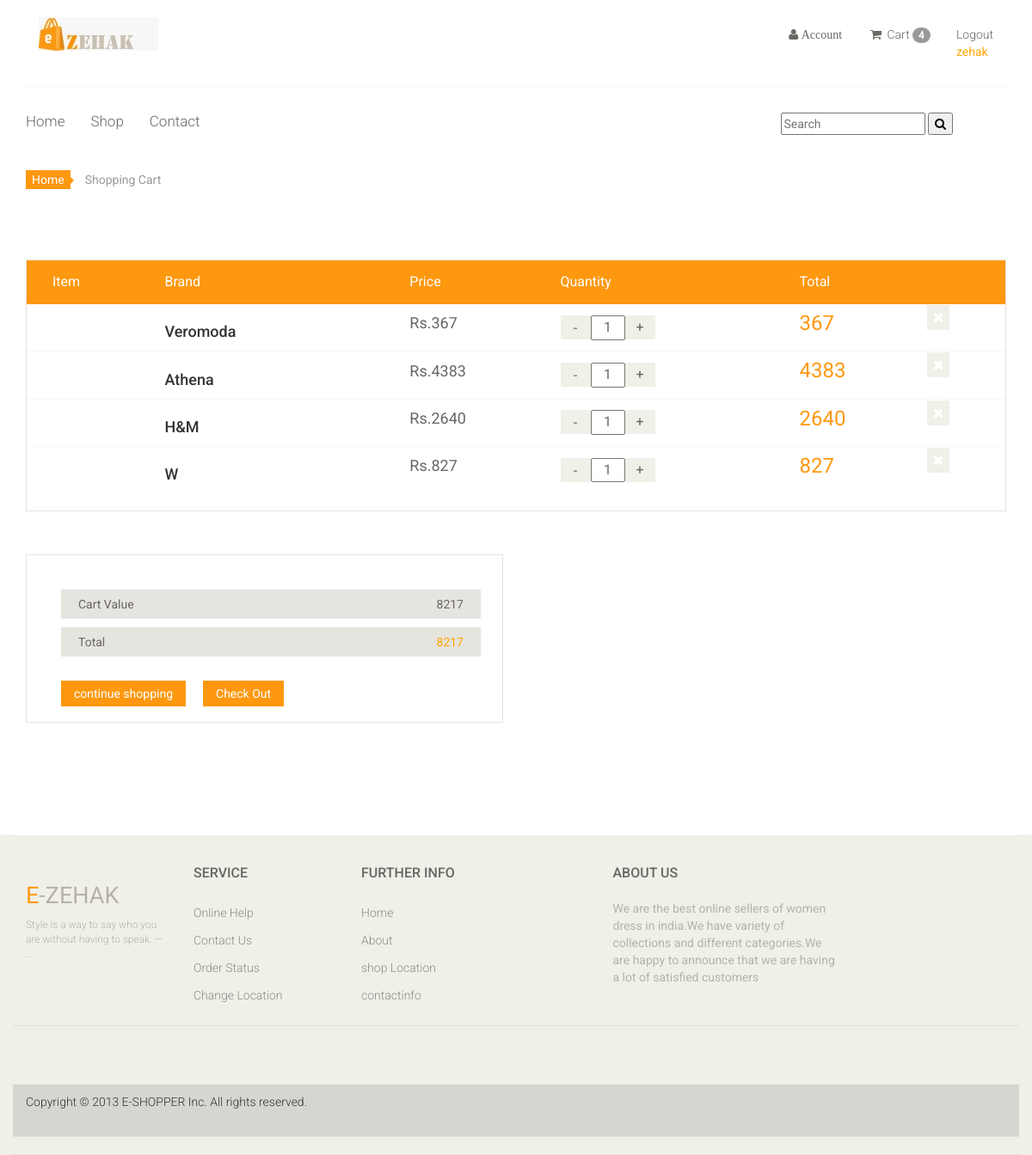
/cart (signed in), run on an earlier commit of the app's database.
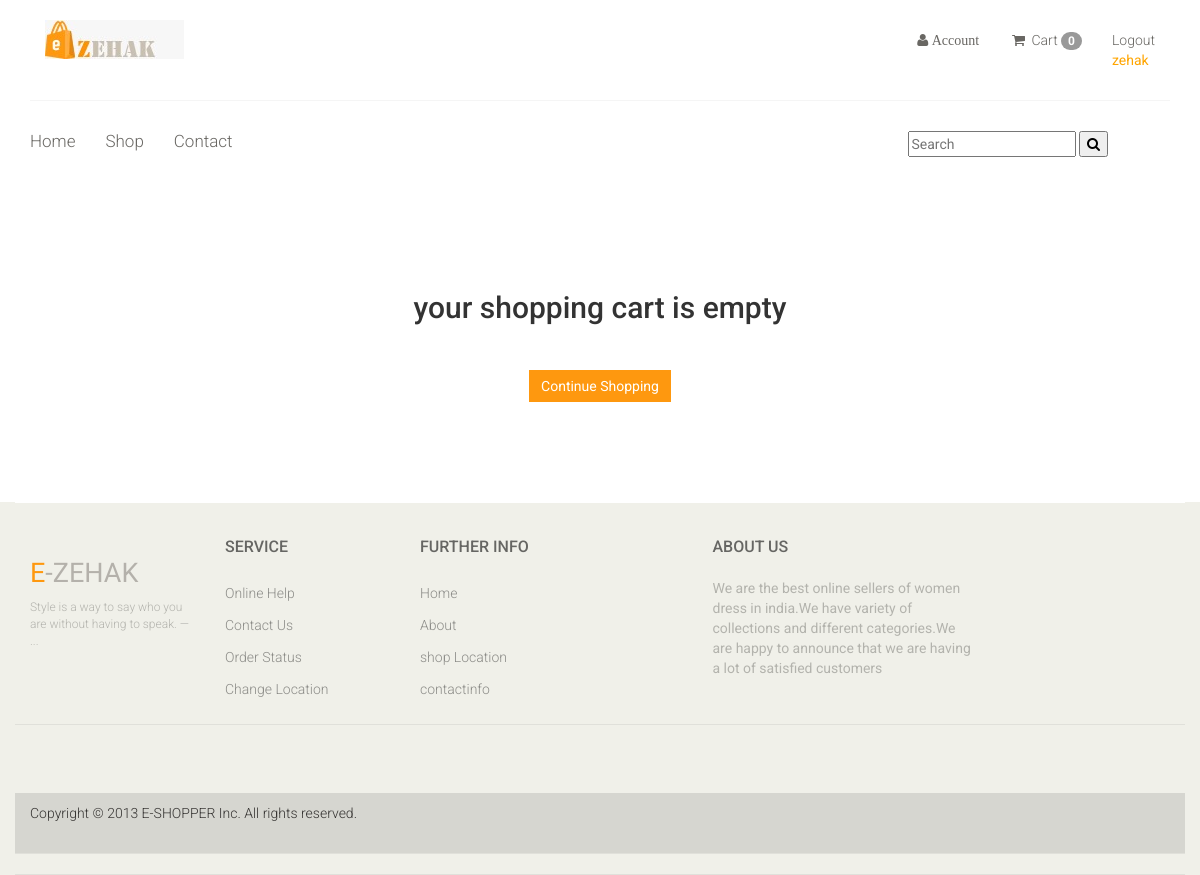
And on a later commit of the database.
### zehak/models.py (models this page shows, shortened)
class CartItem(models.Model):
    user = models.ForeignKey(User ,on_delete=models.CASCADE,null=True)
    product = models.ForeignKey(Product,on_delete=models.CASCADE)
    cart = models.ForeignKey(Cart,on_delete=models.CASCADE,null=True)
    quantity = models.IntegerField()
    is_active = models.BooleanField(default=True)

### week8/models.py (models this page shows, shortened)
class Product(models.Model):
    image1 = models.ImageField(upload_to='photos/productimages')
    image2 = models.ImageField(upload_to='photos/productimages')
    image3 = models.ImageField(upload_to='photos/productimages',blank=True)
    image4 = models.ImageField(upload_to='photos/productimages',blank=True)
    brand = models.CharField(max_length=50)
    productname = models.CharField(max_length=50,unique=True)
    category = models.ForeignKey(Category,on_delete=models.CASCADE)
    price = models.IntegerField()
    offers = models.IntegerField(default=0)
    newprice = models.IntegerField(default=0)
    size = models.ManyToManyField(Size, default='s')
    stock = models.IntegerField()

### zehak/views.py (the view)
# urls.py: path('cart',views.cart,name='cart'),
@never_cache
def cart(request):
    user=request.user
    cart_items=None
    total=0
    quantity=0
    try:
        cart_items = CartItem.objects.filter(user=user, is_active=True)
        for cart_item in cart_items:
            total +=(cart_item.product.newprice * cart_item.quantity)
            sub_total = cart_item.product.newprice * cart_item.quantity
            quantity += cart_item.quantity
    except ObjectDoesNotExist:
        pass
    context ={
        'total' : total,
        'quantity' : quantity,
        'cart_items' : cart_items,
        }
    return render(request,"user/cart.html",context)

### zehak/context_processor.py (called while the page is built)
def counter(request):
    cart_count = 0
    if 'admin' in request.path:
        return {}
    else:
        try:
            cart_items = CartItem.objects.all().filter(user=request.user)
            for cart_item in cart_items:
                cart_count += 1
        except TypeError:
            cart_count = 0
    return dict(cart_count=cart_count)

### templates/user/cart.html (shortened to what the changed rows need)
{% load static %}
<!DOCTYPE html>
<html lang="en">
<head>
    <link href="{% static 'user/css/bootstrap.min.css' %}" rel="stylesheet">
    <link href="{% static 'user/css/font-awesome.min.css' %}" rel="stylesheet">
    <link href="{% static 'user/css/prettyPhoto.css' %}" rel="stylesheet">
    <link href="{% static 'user/css/price-range.css' %}" rel="stylesheet">
    <link href="{% static 'user/css/animate.css' %}" rel="stylesheet">
	<link href="{% static 'user/css/main.css' %}" rel="stylesheet">
	<link href="{% static 'user/css/responsive.css' %}" rel="stylesheet">
</head>
<body>
	<header id="header">
		<div class="header-middle">
			<div class="container">
				<div class="row">
					<div class="col-md-8 clearfix">
						<div class="shop-menu clearfix pull-right">
							<ul class="nav navbar-nav">
								<li><a href="{% url 'cart' %}"><i class="fa fa-shopping-cart"></i> Cart
									<span class='badge badge-warning' id='lblCartCount'>{{ cart_count }}</span>
								</a></li>
							</ul>
						</div>
					</div>
				</div>
			</div>
		</div>
	</header>
	<section id="cart_items">
		<div class="container">
			{% if not cart_items %}
			<h2 class="text-center" style="margin-top: 100px;">your shopping cart is empty</h2>
			<br>
			<div class="text-center" style="margin-bottom: 100px;">
				<a href="{% url 'home' %}" class="btn btn-primary">Continue Shopping</a>
			</div>
			{% else %}
			<div class="breadcrumbs">
				<ol class="breadcrumb">
				  <li><a href="#">Home</a></li>
				  <li class="active">Shopping Cart</li>
				</ol>
			</div>
			<div class="table-responsive cart_info">
				<table class="table table-condensed">
					<thead>
						<tr class="cart_menu">
							<td class="image">Item</td>
							<td class="brand">Brand</td>
							<td class="price">Price</td>
							<td class="quantity">Quantity</td>
							<td class="total">Total</td>
							<td></td>
						</tr>
					</thead>
					<tbody>
						{% for cart_item in cart_items %}
						<tr class="product-item" data-index="{{cart_item.id}}">
							<td class="cart_product">
							</td>
							<td class="cart_description">
								<h4 style="padding-right:30px">{{ cart_item.product.brand }}</h4>
							</td>
							<td class="cart_price">
								<p>Rs.{{ cart_item.product.newprice }}</p>
							</td>
							<td class="cart_quantity">
								<div class="cart_quantity_button">
									<button style=" background: #F0F0E9;color: #696763;display: inline-block;font-size: 16px;height: 28px;overflow: hidden;text-align: center;width: 35px;float: left;
									line-height: 28px; border: none;"  class="cart_quantity_down " data-product_id="{{cart_item.product.id}}" data-index="{{cart_item.id}}">-</button>
									<input class="cart_quantity_input" id="qty{{cart_item.id}}" type="text" name="quantity" value="{{ cart_item.quantity }}" autocomplete="off" size="2" readonly>
									<a type="button" class="cart_quantity_up" id="{{cart_item.id}}" data-car_id="{{cart_item.id}}" data-pro_id="{{cart_item.product.id}}"> + </a>
								</div>
							</td>
							<td class="cart_total">
								<p class="cart_total_price" id="total{{cart_item.id}}">{%widthratio cart_item.product.newprice 1 cart_item.quantity%}</p>
							</td>
							<td class="cart_delete">
								<a onclick="confirm('Are you sure you want to delete this item? ')" data-index="{{cart_item.product.id}}" href="{% url 'remove_cart_item' cart_item.id %}"><i class="fa fa-times"></i></a>
							</td>
						</tr>
						{% endfor %}
					</tbody>
				</table>
			</div>
		</div>
	</section>
	<section id="do_action">
		<div class="container">
			<div class="heading">
				<div class="row">
				<div class="col-12 col-md-6">
					<div class="total_area">
						<ul>
							<li>Cart Value <span id="subtotal">{{ total }}</span></li>
							<li>Total <span style="color: orange;">{{ total }}</span></li>
						</ul>
						<div class="checkout" style="display: flex;">
							<a class="btn btn-default update" href="{% url 'home' %}">continue shopping</a>
							<form method="POST" action="{% url 'checkout' %}">
							<button  type="submit" class="btn btn-default check_out checkout2 ">Check Out</button>
							</form>
						</div>
					</div>
				</div>
				</div>
			</div>
			{% endif %}
		</div>
	</section>
	<footer id="footer">
		<div class="footer-top">
			<div class="container">
				<div class="row">
					<div class="col-sm-2">
						<div class="companyinfo">
							<h2><span>e</span>-ZEHAK</h2>
						</div>
					</div>
		<div class="footer-widget">
			<div class="container">
				<div class="row">
					<div class="col-sm-2">
						<div class="single-widget">
							<h2>Service</h2>
						</div>
					</div>
					<div class="col-sm-2">
						<div class="single-widget">
							<h2>Further info</h2>
						</div>
					</div>
					<div class="col-sm-3 col-sm-offset-1">
						<div class="single-widget">
							<h2>About Us</h2>
						</div>
					</div>
				</div>
			</div>
		</div>
	</footer>
</body>
</html>

What changed in the data, as far as the page shows it:
removed CartItem: product.brand "Veromoda", product.newprice "367", quantity "1", product+quantity "367"
removed CartItem: product.brand "Athena", product.newprice "4383", quantity "1", product+quantity "4383"
removed CartItem: product.brand "H&M", product.newprice "2640", quantity "1", product+quantity "2640"
removed CartItem: product.brand "W", product.newprice "827", quantity "1", product+quantity "827"
Also different on the page:
{{ cart_count }}: "4" → "0"
{{ total }}: "8217" → (not shown)
text no longer shown: "Home Shopping Cart Item Brand Price Quantity Total Cart Value Total continue shopping Check Out"
text now shown: "your shopping cart is empty Continue Shopping"
